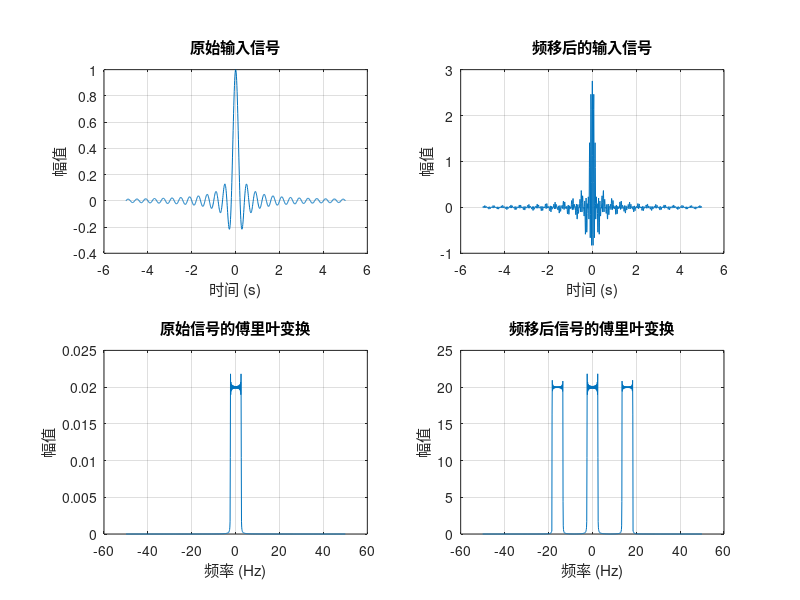
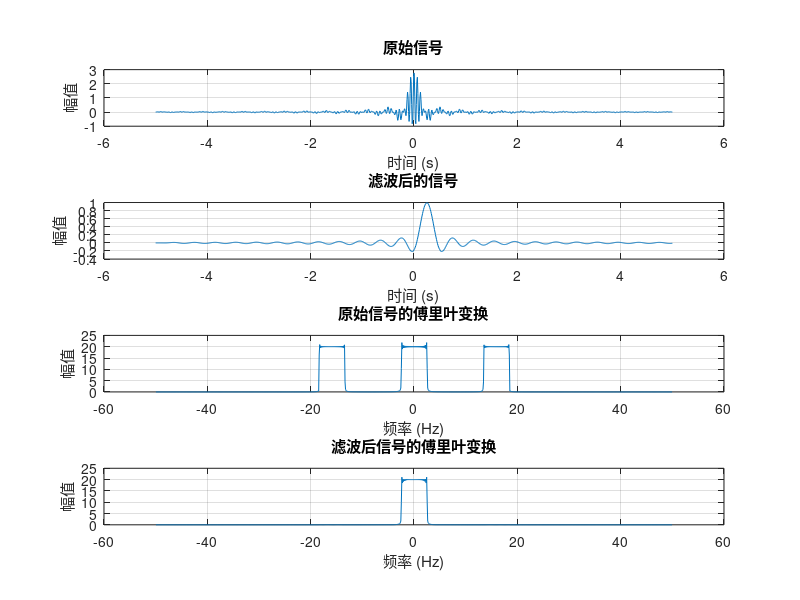
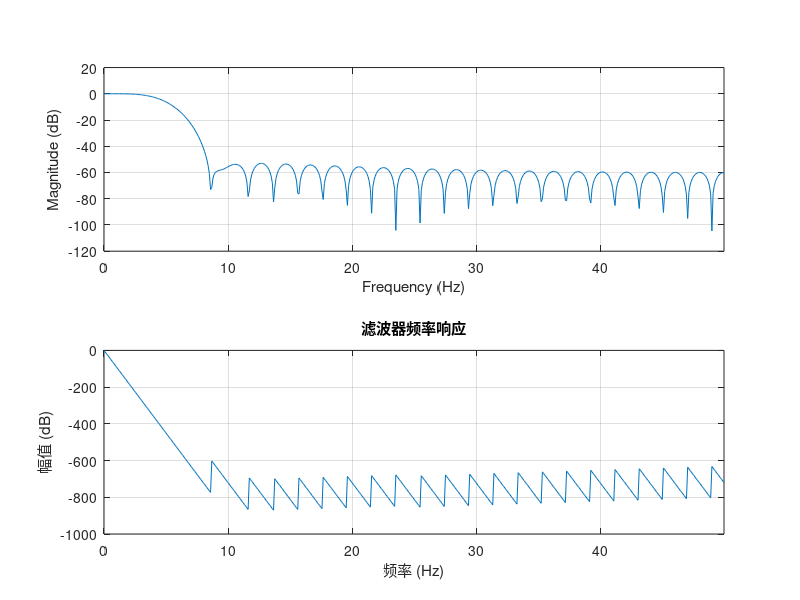
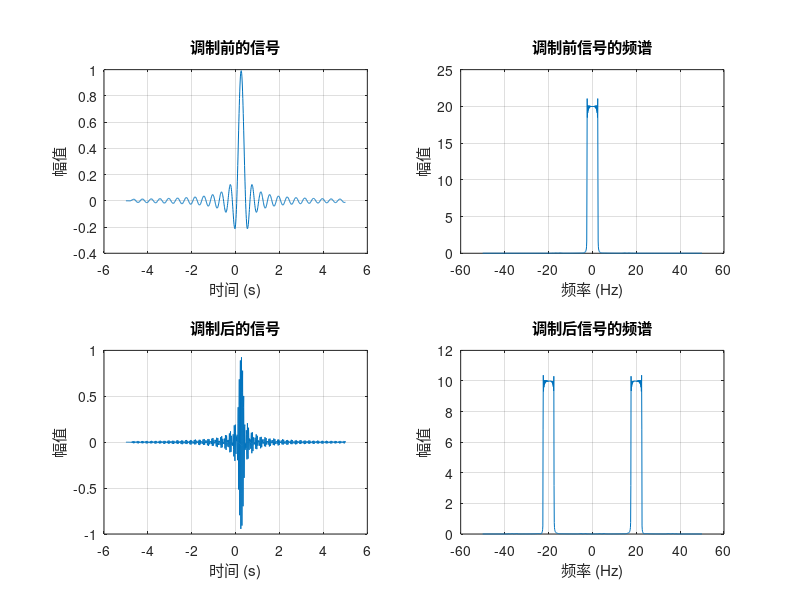

Recreate these plots in MATLAB, in order. (Note: this script raises an error after producing the figures.)
%% 清除工作区和命令窗口
clear; clc; % 清除工作区变量和命令窗口内容

%% 定义输入信号
t = linspace(-5, 5, 1000); % 在 -5 到 5 之间生成 1000 个时间点
x = sinc(5 * t); % 使用 sinc 函数（5*t）定义输入信号 x
x_trans = sinc(5 * t) + exp(-100i * t) .* sinc(5 * t) + exp(100i * t) .* sinc(5 * t); % 对 x 进行频移，生成新的信号 x_trans，包含原始频率和 ±100 的频移频率
N = length(x_trans); % 获取信号 x_trans 的长度

%% 对信号进行傅里叶变换
X = fftshift(fft(x_trans)); % 对 x_trans 进行傅里叶变换，并将零频分量移到频谱中心

%% 绘制输入信号和傅里叶变换结果
figure('Name', '输入信号和傅里叶变换', 'Position', [100, 100, 1000, 800]); % 创建新图形窗口，命名为“输入信号和傅里叶变换”

% 绘制输入信号 x 的时域波形
subplot(2, 2, 1);
plot(t, x);
title('原始输入信号');
xlabel('时间 (s)');
ylabel('幅值');
grid on;

% 绘制频移后的信号 x_trans 的时域波形
subplot(2, 2, 2);
plot(t, real(x_trans)); % 取实部进行绘制
title('频移后的输入信号');
xlabel('时间 (s)');
ylabel('幅值');
grid on;

% 定义频率向量
fs = 1 / (t(2) - t(1)); % 计算采样频率
f = linspace(-fs/2, fs/2, N); % 定义频率向量，用于频域显示

% 绘制原始信号 x 的频域幅度谱
subplot(2, 2, 3);
XX = fftshift(fft(x)) / N; % 对原始信号 x 进行傅里叶变换并归一化
plot(f, abs(XX));
title('原始信号的傅里叶变换');
xlabel('频率 (Hz)');
ylabel('幅值');
grid on;

% 绘制频移后信号 x_trans 的频域幅度谱
subplot(2, 2, 4);
plot(f, abs(X));
title('频移后信号的傅里叶变换');
xlabel('频率 (Hz)');
ylabel('幅值');
grid on;

%% 设计并应用低通滤波器
fc = 5; % 设置低通滤波器的截止频率为 5 Hz
order = 50; % 设置滤波器阶数为 50
b = fir1(order, fc / (fs / 2)); % 使用 fir1 函数生成低通滤波器的系数，将截止频率归一化到 Nyquist 频率（fs/2）
y = filter(b, 1, x_trans); % 对频移后的信号 x_trans 进行滤波，得到滤波后的信号 y
Y = fftshift(fft(y)); % 对滤波后的信号 y 进行傅里叶变换，将零频分量移到频谱中心

%% 绘制输入输出信号及其傅里叶变换结果
figure('Name', '输入输出信号及其傅里叶变换', 'Position', [100, 100, 1000, 800]);

% 绘制原始信号 x_trans 的时域波形
subplot(4, 1, 1);
plot(t, real(x_trans)); % 取实部进行绘制
title('原始信号');
xlabel('时间 (s)');
ylabel('幅值');
grid on;

% 绘制滤波后的信号 y 的时域波形
subplot(4, 1, 2);
plot(t, real(y)); % 取实部进行绘制
title('滤波后的信号');
xlabel('时间 (s)');
ylabel('幅值');
grid on;

% 绘制原始信号 x_trans 的频域幅度谱
subplot(4, 1, 3);
plot(f, abs(X));
title('原始信号的傅里叶变换');
xlabel('频率 (Hz)');
ylabel('幅值');
grid on;

% 绘制滤波后信号 y 的频域幅度谱
subplot(4, 1, 4);
plot(f, abs(Y));
title('滤波后信号的傅里叶变换');
xlabel('频率 (Hz)');
ylabel('幅值');
grid on;

%% 绘制滤波器的频率响应
figure('Name', '滤波器的频率响应', 'Position', [100, 100, 800, 600]);
freqz(b, 1, 512, fs); % 绘制滤波器的频率响应特性，指定采样频率
title('滤波器频率响应');
xlabel('频率 (Hz)');
ylabel('幅值 (dB)');
grid on;

%% 调制和解调过程
% 调制
fc = 20000; % 设置载波频率为 20000 Hz
c = sin(2 * pi * fc * t); % 生成正弦载波信号
m = real(y) .* c; % 对滤波后的信号 y 进行调制，与载波信号 c 相乘得到调制后的信号 m

% 绘制调制前后的信号及其频谱
figure('Name', '信号调制过程', 'Position', [100, 100, 1000, 800]);

% 绘制调制前的信号（滤波后的信号）的时域波形
subplot(2, 2, 1);
plot(t, real(y));
title('调制前的信号');
xlabel('时间 (s)');
ylabel('幅值');
grid on;

% 绘制调制前信号的频域幅度谱
subplot(2, 2, 2);
Y_mod = fftshift(fft(real(y)));
plot(f, abs(Y_mod));
title('调制前信号的频谱');
xlabel('频率 (Hz)');
ylabel('幅值');
grid on;

% 绘制调制后的信号 m 的时域波形
subplot(2, 2, 3);
plot(t, m);
title('调制后的信号');
xlabel('时间 (s)');
ylabel('幅值');
grid on;

% 绘制调制后信号的频域幅度谱
subplot(2, 2, 4);
M = fftshift(fft(m));
plot(f, abs(M));
title('调制后信号的频谱');
xlabel('频率 (Hz)');
ylabel('幅值');
grid on;

% 解调
y_demod = m .* sin(2 * pi * fc * t); % 对调制后的信号进行解调，与载波信号相乘
baseband_sig = y_demod .* sin(2 * pi * fc * t); % 进一步处理解调后的信号
envelope = abs(hilbert(baseband_sig)); % 计算解调后信号的包络

% 滤波
[b_filt, a_filt] = butter(6, 0.5, 'low'); % 设计一个六阶低通巴特沃斯滤波器，截止频率为 0.5（归一化频率）
z = filter(b_filt, a_filt, y_demod); % 对解调后的信号进行滤波，得到滤波后的信号 z

% 绘制解调解调前后的信号和频谱
figure('Name', '信号解调过程', 'Position', [100, 100, 1000, 800]);

% 绘调解调前的信号（调制后的信号 m）的时域波形
subplot(3, 2, 1);
plot(t, m);
title('解调前的信号');
xlabel('时间 (s)');
ylabel('幅值');
grid on;

% 绘调解调前信号的频域幅度谱
subplot(3, 2, 3);
plot(f, abs(M));
title('解调前信号的频谱');
xlabel('频率 (Hz)');
ylabel('幅值');
grid on;

% 绘调解调后的信号的时域波形
subplot(3, 2, 2);
plot(t, real(y_demod)); % 取实部进行绘制
title('解调后的信号');
xlabel('时间 (s)');
ylabel('幅值');
grid on;

% 绘调解调后信号的频域幅度谱
subplot(3, 2, 4);
Y_demod = fftshift(fft(y_demod));
plot(f, abs(Y_demod));
title('解调后信号的频谱');
xlabel('频率 (Hz)');
ylabel('幅值');
grid on;

% 绘制滤波后信号 z 的频域幅度谱
subplot(3, 2, 5);
Z = fftshift(fft(z));
plot(f, abs(Z));
title('滤波后信号的频谱');
xlabel('频率 (Hz)');
ylabel('幅值');
grid on;

%% 拉普拉斯变换
syms s t;
laplace_x = laplace(sinc(5*t), t, s); % 对 sinc(5*t) 进行拉普拉斯变换
figure('Name', '拉普拉斯变换');
ezplot(abs(laplace_x), [0, 100]); % 绘制拉普拉斯变换结果的幅度谱，限定复频率范围
title('拉普拉斯变换幅度谱');
xlabel('复频率');
ylabel('幅值');
grid on;

%% 信号采样与 Z 变换
fs_sample = 10; % 设置采样频率为 10 Hz
t_sample = -5 : 1 / fs_sample : 5; % 生成采样时间点
x_sampled = sinc(5 * t_sample); % 对原始信号进行采样，得到采样信号 x_sampled

% 绘制采样信号的时域波形
figure('Name', '采样信号', 'Position', [100, 100, 800, 600]);
stem(t_sample, x_sampled, 'filled'); % 使用填充的茎状图显示采样点
title('采样信号');
xlabel('时间 (s)');
ylabel('幅值');
grid on;

%% 计算 Z 变换并绘制幅度谱
% 定义离散时间信号 x[n]
n = -5 * fs_sample : 5 * fs_sample; % 假设采样点范围与原始时间范围一致
x_n = sinc(5 * (n / fs_sample)); % 采样后的信号

% 计算 Z 变换的频率响应
N_fft = 1000; % 设置 FFT 点数为 1000
X_z = fftshift(abs(fft(x_n, N_fft))); % 使用指定 FFT 点数计算幅度谱

% 定义频率向量
w = linspace(0, pi, N_fft); % 定义数字频率范围（归一化频率），长度与 FFT 点数一致

% 绘制 Z 变换结果的幅度谱
figure('Name', 'Z 变换', 'Position', [100, 100, 800, 600]);
plot(w / pi, X_z);
title('Z 变换幅度谱');
xlabel('归一化频率 (\times \pi)');
ylabel('幅值');
grid on;

%% 信号恢复
t_recovered = linspace(-5, 5, 1000); % 定义恢复的时间范围，与原始信号的时间范围相同，生成 1000 个时间点
x_recovered = interp1(t_sample, x_sampled, t_recovered, 'spline'); % 使用样条插值对采样信号进行恢复，得到恢复后的信号 x_recovered

% 绘制恢复后的信号的时域波形
figure('Name', '信号恢复', 'Position', [100, 100, 800, 600]);
plot(t_recovered, x_recovered); % 绘制恢复后的信号的时域波形
hold on;
stem(t_sample, x_sampled, 'r', 'filled'); % 在恢复后的信号上绘制原始采样点，使用红色填充茎状图显示
title('恢复后的信号');
xlabel('时间 (s)');
ylabel('幅值');
legend('恢复后的信号', '采样点', 'Location', 'best');
grid on;
hold off;

%% 希尔伯特变换分析
analytic_signal = hilbert(real(y)); % 对滤波后的信号进行希尔伯特变换
amplitude_envelope = abs(analytic_signal); % 计算信号的幅度包络
instantaneous_phase = unwrap(angle(analytic_signal)); % 计算信号的瞬时相位
t = linspace(-5, 5, 1000); % 定义时间范围，从 -5 到 5，生成 1000 个时间点
figure('Name', '希尔伯特变换分析', 'Position', [100, 100, 800, 600]);
subplot(3,1,1);
plot(t, real(y));
title('原始信号');
grid on;
subplot(3,1,2);
plot(t, amplitude_envelope);
title('信号幅度包络');
grid on;
subplot(3,1,3);
plot(t, instantaneous_phase);
title('信号瞬时相位');
grid on;

%% 综合分析
figure('Name', '综合分析', 'Position', [100, 100, 1000, 800]);

% 绘制原始信号、频移信号、滤波信号的对比
t = linspace(-5, 5, 1000); % 定义时间范围，从 -5 到 5，生成 1000 个时间点

subplot(3, 1, 1);
plot(t, real(x_trans)); % 取实部进行绘制
title('原始频移信号');
xlabel('时间 (s)');
ylabel('幅值');
grid on;

subplot(3, 1, 2);
plot(t, real(y)); % 取实部进行绘制
title('滤波后信号');
xlabel('时间 (s)');
ylabel('幅值');
grid on;

subplot(3, 1, 3);
plot(t_recovered, x_recovered);
title('恢复后的信号');
xlabel('时间 (s)');
ylabel('幅值');
grid on;

%% 保持图形窗口可见
drawnow;